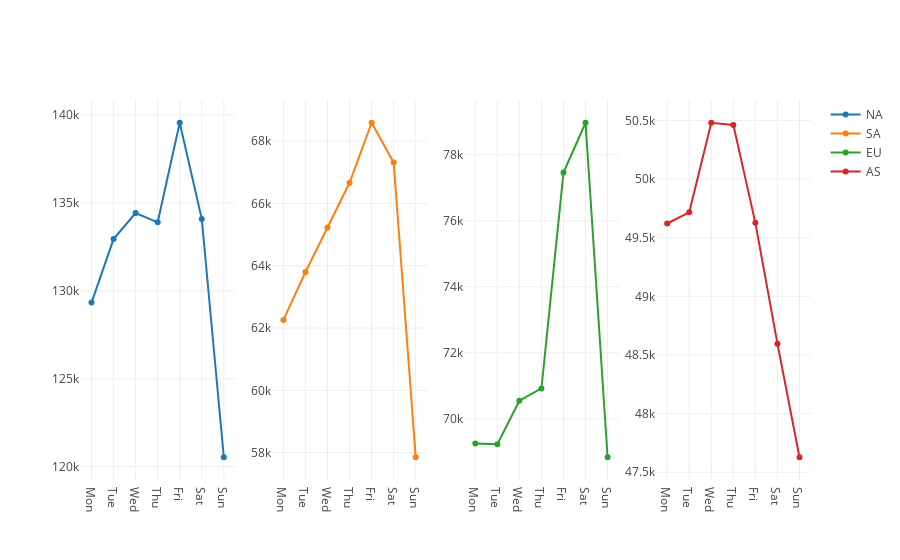

The cell this chart's notebook holds for it:
### Code cell
po.iplot(fig)

### Figure 1 — Plotly figure (JSON) as saved in the notebook; plotly's stock layout.template omitted (floating-point values rounded to 4 significant figures)
{"data": [{"name": "NA", "type": "scatter", "uid": "209ebdf0-f438-457a-9a35-ef7e1a5bde9d", "x": ["Mon", "Tue", "Wed", "Thu", "Fri", "Sat", "Sun"], "xaxis": "x", "y": [129300.0, 132900.0, 134400.0, 133900.0, 139600.0, 134100.0, 120500.0], "yaxis": "y"}, {"name": "SA", "type": "scatter", "uid": "a99e2f8b-9f2d-441d-b06d-2a4c035e5793", "x": ["Mon", "Tue", "Wed", "Thu", "Fri", "Sat", "Sun"], "xaxis": "x2", "y": [62260.0, 63800.0, 65230.0, 66660.0, 68590.0, 67310.0, 57850.0], "yaxis": "y2"}, {"name": "EU", "type": "scatter", "uid": "672a3a0a-bdf5-4d39-890b-34379c91018d", "x": ["Mon", "Tue", "Wed", "Thu", "Fri", "Sat", "Sun"], "xaxis": "x3", "y": [69250.0, 69240.0, 70550.0, 70920.0, 77460.0, 78970.0, 68840.0], "yaxis": "y3"}, {"name": "AS", "type": "scatter", "uid": "13211152-34dc-473d-98e7-1b9af74cb79f", "x": ["Mon", "Tue", "Wed", "Thu", "Fri", "Sat", "Sun"], "xaxis": "x4", "y": [49620.0, 49720.0, 50480.0, 50460.0, 49630.0, 48600.0, 47630.0], "yaxis": "y4"}], "layout": {"xaxis": {"anchor": "y", "domain": [0, 0.2125]}, "xaxis2": {"anchor": "y2", "domain": [0.2625, 0.475]}, "xaxis3": {"anchor": "y3", "domain": [0.525, 0.7375]}, "xaxis4": {"anchor": "y4", "domain": [0.7875, 1]}, "yaxis": {"anchor": "x", "domain": [0, 1]}, "yaxis2": {"anchor": "x2", "domain": [0, 1]}, "yaxis3": {"anchor": "x3", "domain": [0, 1]}, "yaxis4": {"anchor": "x4", "domain": [0, 1]}}}
